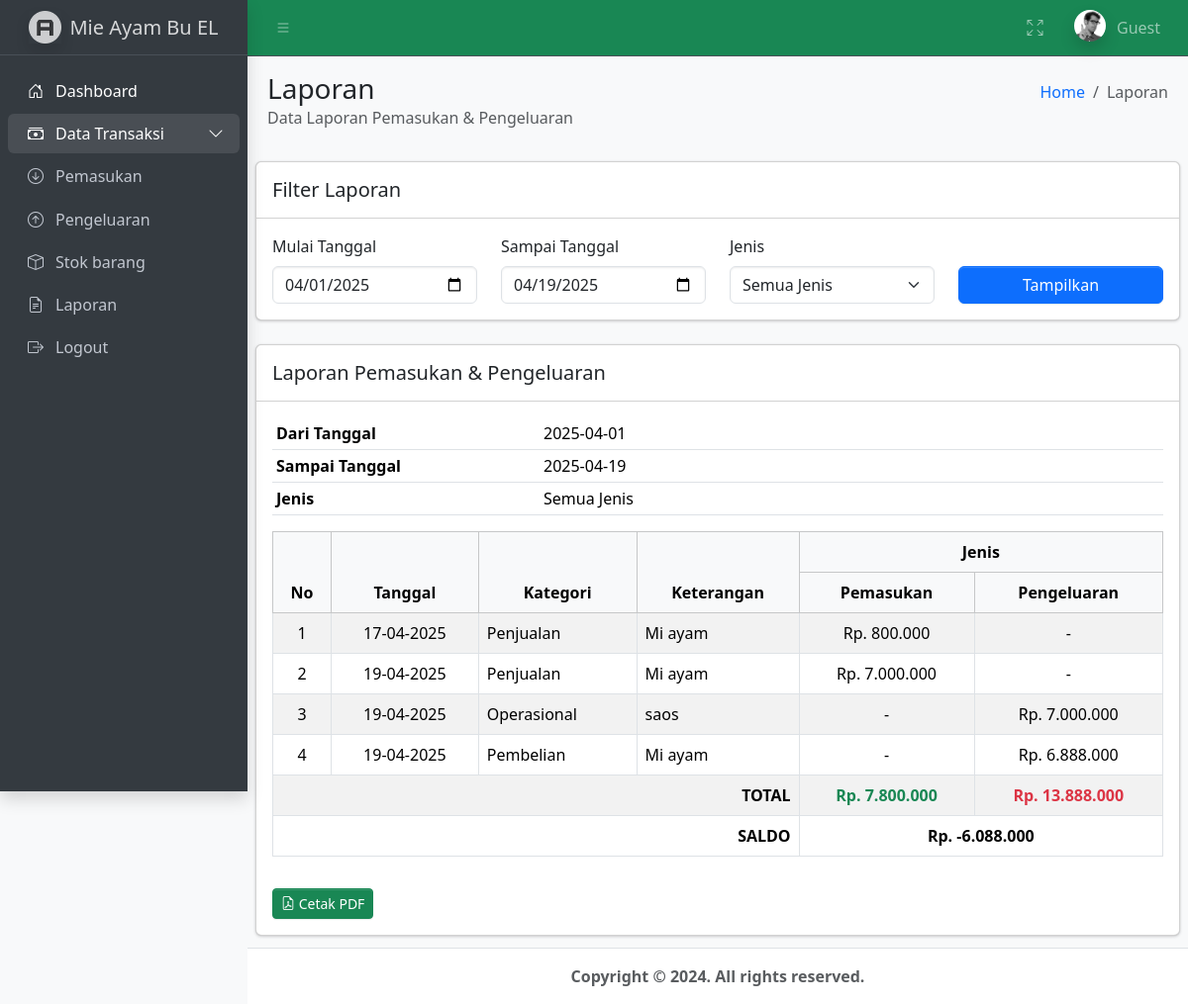
Page /assets/dist/pages/menu/laporan.php on the committed database.
### tables this page shows
CREATE TABLE `tb_pemasukan` (
  `id` int(11) NOT NULL,
  `tanggal` date NOT NULL,
  `keterangan` varchar(255) NOT NULL,
  `kategori` enum('Penjualan','Pendapatan Lain') NOT NULL,
  `nominal` decimal(15,2) NOT NULL
);

CREATE TABLE `tb_pengeluaran` (
  `id` int(11) NOT NULL,
  `tanggal` date NOT NULL,
  `keterangan` varchar(255) NOT NULL,
  `kategori` enum('Operasional','Pembelian','Lain-lain') NOT NULL,
  `nominal` decimal(15,2) NOT NULL
);

### assets/dist/pages/menu/laporan.php (the view, shortened to what this page needs)
<?php
include 'C:/xampp/htdocs/adpsi/config/config.php';
$tanggal_dari = $_GET['tanggal_dari'] ?? date('Y-m-01');
$tanggal_sampai = $_GET['tanggal_sampai'] ?? date('Y-m-d');
$jenis = $_GET['jenis'] ?? 'semua';
$pemasukan = [];
$pengeluaran = [];
$queryPemasukan = "SELECT tanggal, kategori, keterangan, nominal
                   FROM tb_pemasukan
                   WHERE tanggal BETWEEN '$tanggal_dari' AND '$tanggal_sampai'";
$resultPemasukan = mysqli_query($koneksi, $queryPemasukan);
while ($row = mysqli_fetch_assoc($resultPemasukan)) {
    $row['tipe'] = 'pemasukan';
    $pemasukan[] = $row;
}
$queryPengeluaran = "SELECT tanggal, kategori, keterangan, nominal
                     FROM tb_pengeluaran
                     WHERE tanggal BETWEEN '$tanggal_dari' AND '$tanggal_sampai'";
$resultPengeluaran = mysqli_query($koneksi, $queryPengeluaran);
while ($row = mysqli_fetch_assoc($resultPengeluaran)) {
    $row['tipe'] = 'pengeluaran';
    $pengeluaran[] = $row;
}
$laporan = array_merge($pemasukan, $pengeluaran);
usort($laporan, fn($a, $b) => strtotime($a['tanggal']) <=> strtotime($b['tanggal']));
$totalMasuk = array_sum(array_column(array_filter($laporan, fn($x) => $x['tipe'] == 'pemasukan'), 'nominal'));
$totalKeluar = array_sum(array_column(array_filter($laporan, fn($x) => $x['tipe'] == 'pengeluaran'), 'nominal'));
$saldo = $totalMasuk - $totalKeluar;
?>
<!doctype html>
<html lang="id">
  <head>
    <link rel="stylesheet" href="https://cdn.jsdelivr.net/npm/@fontsource/source-sans-3@5.0.12/index.css" />
    <link rel="stylesheet" href="https://cdn.jsdelivr.net/npm/bootstrap-icons@1.11.3/font/bootstrap-icons.min.css" />
    <link rel="stylesheet" href="../../../dist/css/adminlte.css" />
  </head>
  <body class="layout-fixed sidebar-expand-lg bg-body-tertiary">
    <div class="app-wrapper">
      <?php include '../navbar.php'; ?>
      <?php include '../sidebar.php'; ?>
      <div class="app-main">
        <div class="app-content-header">
          <div class="container-fluid">
            <div class="row">
              <div class="col-sm-6">
                <h3 class="mb-0">Laporan</h3>
                <p class="text-muted">Data Laporan Pemasukan & Pengeluaran</p>
              </div>
              <div class="col-sm-6">
                <ol class="breadcrumb float-sm-end">
                  <li class="breadcrumb-item"><a href="#">Home</a></li>
                  <li class="breadcrumb-item active">Laporan</li>
                </ol>
              </div>
            </div>
          </div>
        </div>
        <div class="app-content">
          <div class="card">
            <div class="card-header">
              <h5 class="mb-0">Filter Laporan</h5>
            </div>
            <div class="card-body">
              <form method="get">
                <div class="row">
                  <div class="col-md-3">
                    <label for="tanggalDari" class="form-label">Mulai Tanggal</label>
                    <input type="date" id="tanggalDari" name="tanggal_dari" class="form-control" value="<?= $tanggal_dari ?>" required />
                  </div>
                  <div class="col-md-3">
                    <label for="tanggalSampai" class="form-label">Sampai Tanggal</label>
                    <input type="date" id="tanggalSampai" name="tanggal_sampai" class="form-control" value="<?= $tanggal_sampai ?>" required />
                  </div>
                  <div class="col-md-3">
                    <label for="jenis" class="form-label">Jenis</label>
                    <select id="jenis" name="jenis" class="form-select">
                      <option value="semua" <?= $jenis == 'semua' ? 'selected' : '' ?>>Semua Jenis</option>
                    </select>
                  </div>
                  <div class="col-md-3 align-self-end">
                    <button type="submit" class="btn btn-primary w-100">Tampilkan</button>
                  </div>
                </div>
              </form>
            </div>
          </div>
          <div class="card mt-4">
            <div class="card-header">
              <h5 class="mb-0">Laporan Pemasukan & Pengeluaran</h5>
            </div>
            <div class="card-body">
              <table class="table table-sm mb-3">
                <tr><th width="30%">Dari Tanggal</th><td><?= $tanggal_dari ?></td></tr>
                <tr><th>Sampai Tanggal</th><td><?= $tanggal_sampai ?></td></tr>
                <tr><th>Jenis</th><td><?= $jenis == 'semua' ? 'Semua Jenis' : ucfirst($jenis) ?></td></tr>
              </table>
              <div class="table-responsive">
                <table class="table table-bordered table-striped table-hover">
                  <thead class="table-light text-center">
                    <tr>
                      <th rowspan="2">No</th>
                      <th rowspan="2">Tanggal</th>
                      <th rowspan="2">Kategori</th>
                      <th rowspan="2">Keterangan</th>
                      <th colspan="2">Jenis</th>
                    </tr>
                    <tr>
                      <th>Pemasukan</th>
                      <th>Pengeluaran</th>
                    </tr>
                  </thead>
                  <tbody>
                    <?php $no = 1; foreach ($laporan as $row): ?>
                      <tr class="align-middle text-center">
                        <td><?= $no++ ?></td>
                        <td><?= date('d-m-Y', strtotime($row['tanggal'])) ?></td>
                        <td class="text-start"><?= $row['kategori'] ?></td>
                        <td class="text-start"><?= $row['keterangan'] ?></td>
                        <td><?= $row['tipe'] == 'pemasukan' ? 'Rp. ' . number_format($row['nominal'], 0, ',', '.') : '-' ?></td>
                        <td><?= $row['tipe'] == 'pengeluaran' ? 'Rp. ' . number_format($row['nominal'], 0, ',', '.') : '-' ?></td>
                      </tr>
                    <?php endforeach; ?>
                    <tr class="fw-bold text-center">
                      <td colspan="4" class="text-end">TOTAL</td>
                      <td class="text-success">Rp. <?= number_format($totalMasuk, 0, ',', '.') ?></td>
                      <td class="text-danger">Rp. <?= number_format($totalKeluar, 0, ',', '.') ?></td>
                    </tr>
                    <tr class="fw-bold text-center bg-primary text-white">
                      <td colspan="4" class="text-end">SALDO</td>
                      <td colspan="2">Rp. <?= number_format($saldo, 0, ',', '.') ?></td>
                    </tr>
                  </tbody>
                </table>
              </div>
              <div class="d-flex gap-2 mt-3">
              <a href="cetak_pdf.php?tanggal_dari=<?= $tanggal_dari ?>&tanggal_sampai=<?= $tanggal_sampai ?>&jenis=<?= $jenis ?>" target="_blank" class="btn btn-success btn-sm">
                <i class="bi bi-file-earmark-pdf"></i> Cetak PDF
              </a>
              </div>
            </div>
          </div>
        </div>
      </div>
      <?php include '../footer.php'; ?>
  </body>
</html>

### assets/dist/pages/navbar.php (shortened to what this page needs)
<nav class="app-header navbar navbar-expand bg-success" data-bs-theme="dark">
  <div class="container-fluid">
    <ul class="navbar-nav">
      <li class="nav-item">
        <a class="nav-link" data-lte-toggle="sidebar" href="#" role="button">
          <i class="bi bi-list"></i>
        </a>
      </li>
    </ul>
    <ul class="navbar-nav ms-auto">
      <li class="nav-item">
        <a class="nav-link" href="#" data-lte-toggle="fullscreen">
          <i data-lte-icon="maximize" class="bi bi-arrows-fullscreen"></i>
        </a>
      </li>
      <li class="nav-item dropdown user-menu">
        <a href="#" class="nav-link dropdown-toggle" data-bs-toggle="dropdown">
          <img
            src="/adpsi/assets/dist/assets/img/user2-160x160.jpg"
            class="user-image rounded-circle shadow"
            alt="User Image"
          />
          <span class="d-none d-md-inline">
            <?php echo isset($_SESSION['username']) ? htmlspecialchars($_SESSION['username']) : 'Guest'; ?>
          </span>
        </a>
      </li>
    </ul>
  </div>
</nav>

### assets/dist/pages/sidebar.php (shortened to what this page needs)
<aside class="app-sidebar bg-body-secondary shadow" data-bs-theme="dark">
        <div class="sidebar-brand">
          <a href="./index.html" class="brand-link">
            <img
              src="/adpsi/assets/dist/assets/img/AdminLTELogo.png"
              alt="AdminLTE Logo"
              class="brand-image opacity-75 shadow"
            />
            <span class="brand-text fw-light">Mie Ayam Bu EL</span>
          </a>
        </div>
        <div class="sidebar-wrapper">
          <nav class="mt-2">
            <ul
              class="nav sidebar-menu flex-column"
              data-lte-toggle="treeview"
              role="menu"
              data-accordion="false"
            >
              <li class="nav-item menu-open">
                <a href="/adpsi/assets/dist/pages/index.php" class="nav-link active">
                  <i class="nav-icon bi bi-house-door"></i>
                  <p>
                    Dashboard
                  </p>
                </a>
              </li>
              <li class="nav-item menu-open">
                <a href="#" class="nav-link">
                  <i class="nav-icon bi bi-cash-stack"></i>
                  <p>
                    Data Transaksi
                  </p>
                </a>
                <ul class="nav nav-treeview collapse">
                  <li class="nav-item">
                    <a href="/adpsi/assets/dist/pages/menu/pemasukan.php" class="nav-link">
                      <i class="nav-icon bi bi-arrow-down-circle"></i>
                      <p>Pemasukan</p>
                    </a>
                  </li>
                  <li class="nav-item">
                    <a href="/adpsi/assets/dist/pages/menu/pengeluaran.php" class="nav-link">
                      <i class="nav-icon bi bi-arrow-up-circle"></i>
                      <p>Pengeluaran</p>
                    </a>
                  </li>
                </ul>
              </li>
              <li class="nav-item">
                <a href="/adpsi/assets/dist/pages/menu/stok.php" class="nav-link">
                  <i class="nav-icon bi bi-box"></i>
                  <p>
                    Stok barang
                  </p>
                </a>
              </li>
              <li class="nav-item">
                <a href="/adpsi/assets/dist/pages/menu/laporan.php" class="nav-link">
                  <i class="nav-icon bi bi-file-earmark-text"></i>
                  <p>
                    Laporan
                  </p>
                </a>
              </li>
              <li class="nav-item">
                <a href="/adpsi/assets/dist/pages/logout.php" class="nav-link">
                  <i class="nav-icon bi bi-box-arrow-right"></i>
                  <p>
                    Logout
                  </p>
                </a>
              </li>
          </nav>
        </div>
      </aside>

### assets/dist/pages/footer.php (shortened to what this page needs)
<footer class="app-footer">
  <div class="text-center">
    <strong>Copyright &copy; 2024. All rights reserved.</strong>
  </div>
</footer>
</div>

### rows in the picture
tb_pemasukan: tanggal "17-04-2025", kategori "Penjualan", keterangan "Mi ayam", nominal "800.000"
tb_pemasukan: tanggal "19-04-2025", kategori "Penjualan", keterangan "Mi ayam", nominal "7.000.000"
tb_pengeluaran: tanggal "19-04-2025", kategori "Operasional", keterangan "saos", nominal "7.000.000"
tb_pengeluaran: tanggal "19-04-2025", kategori "Pembelian", keterangan "Mi ayam", nominal "6.888.000"

### other values in the picture
$tanggal_dari "2025-04-01"
$tanggal_sampai "2025-04-19"
$totalMasuk "7.800.000"
$totalKeluar "13.888.000"
$saldo "-6.088.000"
